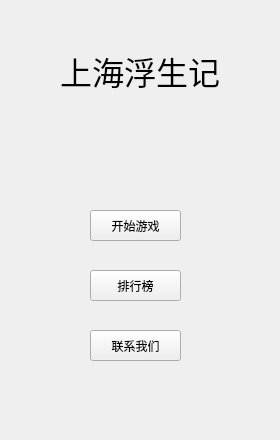
<?xml version="1.0" encoding="UTF-8"?>
<ui version="4.0">
 <class>start</class>
 <widget class="QWidget" name="start">
  <property name="geometry">
   <rect>
    <x>0</x>
    <y>0</y>
    <width>280</width>
    <height>440</height>
   </rect>
  </property>
  <property name="windowTitle">
   <string>Form</string>
  </property>
  <widget class="QLabel" name="label">
   <property name="geometry">
    <rect>
     <x>60</x>
     <y>40</y>
     <width>171</width>
     <height>61</height>
    </rect>
   </property>
   <property name="font">
    <font>
     <family>楷体</family>
     <pointsize>24</pointsize>
    </font>
   </property>
   <property name="text">
    <string>上海浮生记</string>
   </property>
  </widget>
  <widget class="QPushButton" name="startbutton">
   <property name="geometry">
    <rect>
     <x>90</x>
     <y>210</y>
     <width>91</width>
     <height>31</height>
    </rect>
   </property>
   <property name="text">
    <string>开始游戏</string>
   </property>
  </widget>
  <widget class="QPushButton" name="rankbutton">
   <property name="geometry">
    <rect>
     <x>90</x>
     <y>270</y>
     <width>91</width>
     <height>31</height>
    </rect>
   </property>
   <property name="text">
    <string>排行榜</string>
   </property>
  </widget>
  <widget class="QPushButton" name="connectusbutton">
   <property name="geometry">
    <rect>
     <x>90</x>
     <y>330</y>
     <width>91</width>
     <height>31</height>
    </rect>
   </property>
   <property name="text">
    <string>联系我们</string>
   </property>
  </widget>
 </widget>
 <resources/>
 <connections/>
</ui>
